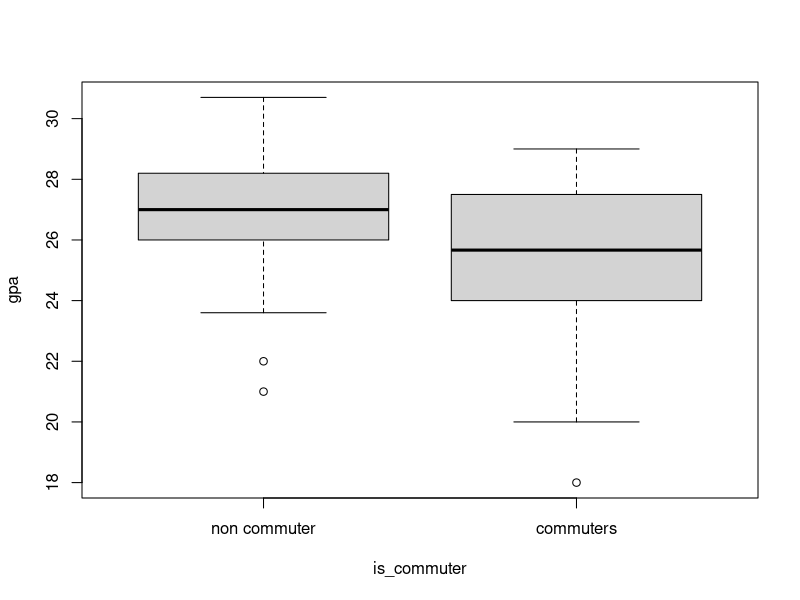

Reproduce this figure in R.
data <- read.csv("data/merged.csv")

n_commuters <- sum(data$is_commuter)
total <- length(data$is_commuter)
n_non_commuters <- total - n_commuters
ratio_commuters <- n_commuters / total

data.frame(
    commuters = n_commuters,
    non_commuters = n_non_commuters,
    ratio_commuters = ratio_commuters
)

attach(data)

boxplot(gpa[gpa != -1] ~ is_commuter[gpa != -1],
    data = data,
    names = c("non commuter", "commuters"),
    xlab = "is_commuter",
    ylab = "gpa"
)
